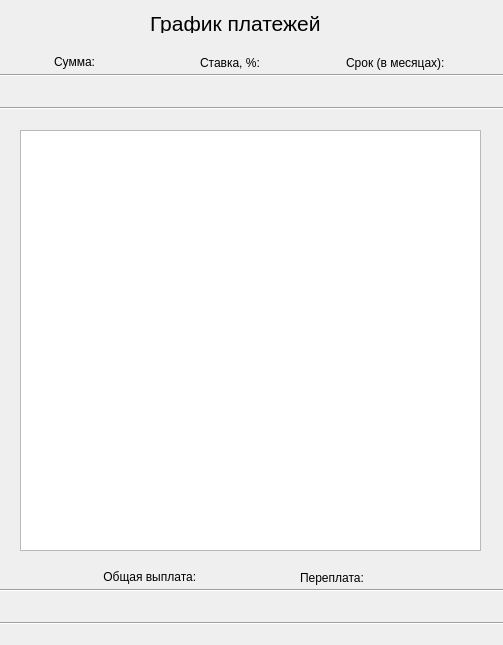
<?xml version="1.0" encoding="UTF-8"?>
<ui version="4.0">
 <class>PaymentSchedule</class>
 <widget class="QWidget" name="PaymentSchedule">
  <property name="geometry">
   <rect>
    <x>0</x>
    <y>0</y>
    <width>503</width>
    <height>645</height>
   </rect>
  </property>
  <property name="windowTitle">
   <string>Form</string>
  </property>
  <widget class="QLabel" name="label">
   <property name="geometry">
    <rect>
     <x>150</x>
     <y>13</y>
     <width>181</width>
     <height>20</height>
    </rect>
   </property>
   <property name="font">
    <font>
     <pointsize>16</pointsize>
    </font>
   </property>
   <property name="text">
    <string>График платежей</string>
   </property>
  </widget>
  <widget class="QTextBrowser" name="payment_schedule_display">
   <property name="geometry">
    <rect>
     <x>20</x>
     <y>130</y>
     <width>461</width>
     <height>421</height>
    </rect>
   </property>
  </widget>
  <widget class="QLabel" name="label_2">
   <property name="geometry">
    <rect>
     <x>54</x>
     <y>53</y>
     <width>67</width>
     <height>17</height>
    </rect>
   </property>
   <property name="text">
    <string>Сумма:</string>
   </property>
  </widget>
  <widget class="QLabel" name="label_3">
   <property name="geometry">
    <rect>
     <x>200</x>
     <y>53</y>
     <width>81</width>
     <height>20</height>
    </rect>
   </property>
   <property name="text">
    <string>Ставка, %:</string>
   </property>
  </widget>
  <widget class="QLabel" name="label_4">
   <property name="geometry">
    <rect>
     <x>346</x>
     <y>53</y>
     <width>121</width>
     <height>20</height>
    </rect>
   </property>
   <property name="text">
    <string>Срок (в месяцах):</string>
   </property>
  </widget>
  <widget class="Line" name="line">
   <property name="geometry">
    <rect>
     <x>-20</x>
     <y>65</y>
     <width>551</width>
     <height>20</height>
    </rect>
   </property>
   <property name="orientation">
    <enum>Qt::Horizontal</enum>
   </property>
  </widget>
  <widget class="QLabel" name="schedule_sum_display">
   <property name="geometry">
    <rect>
     <x>54</x>
     <y>83</y>
     <width>131</width>
     <height>17</height>
    </rect>
   </property>
   <property name="text">
    <string/>
   </property>
  </widget>
  <widget class="QLabel" name="schedule_rate_display">
   <property name="geometry">
    <rect>
     <x>200</x>
     <y>83</y>
     <width>101</width>
     <height>17</height>
    </rect>
   </property>
   <property name="text">
    <string/>
   </property>
  </widget>
  <widget class="QLabel" name="schedule_term_display">
   <property name="geometry">
    <rect>
     <x>346</x>
     <y>83</y>
     <width>121</width>
     <height>17</height>
    </rect>
   </property>
   <property name="text">
    <string/>
   </property>
  </widget>
  <widget class="Line" name="line_2">
   <property name="geometry">
    <rect>
     <x>-20</x>
     <y>100</y>
     <width>551</width>
     <height>16</height>
    </rect>
   </property>
   <property name="orientation">
    <enum>Qt::Horizontal</enum>
   </property>
  </widget>
  <widget class="Line" name="line_3">
   <property name="geometry">
    <rect>
     <x>-30</x>
     <y>580</y>
     <width>551</width>
     <height>20</height>
    </rect>
   </property>
   <property name="orientation">
    <enum>Qt::Horizontal</enum>
   </property>
  </widget>
  <widget class="QLabel" name="schedule_total_payment_display">
   <property name="geometry">
    <rect>
     <x>100</x>
     <y>598</y>
     <width>141</width>
     <height>20</height>
    </rect>
   </property>
   <property name="text">
    <string/>
   </property>
  </widget>
  <widget class="QLabel" name="schedule_overpayment_display">
   <property name="geometry">
    <rect>
     <x>300</x>
     <y>598</y>
     <width>161</width>
     <height>17</height>
    </rect>
   </property>
   <property name="text">
    <string/>
   </property>
  </widget>
  <widget class="QLabel" name="schedule_total_payment">
   <property name="geometry">
    <rect>
     <x>100</x>
     <y>568</y>
     <width>121</width>
     <height>17</height>
    </rect>
   </property>
   <property name="text">
    <string> Общая выплата:</string>
   </property>
  </widget>
  <widget class="Line" name="line_4">
   <property name="geometry">
    <rect>
     <x>-30</x>
     <y>615</y>
     <width>551</width>
     <height>16</height>
    </rect>
   </property>
   <property name="orientation">
    <enum>Qt::Horizontal</enum>
   </property>
  </widget>
  <widget class="QLabel" name="schedule_overpayment">
   <property name="geometry">
    <rect>
     <x>300</x>
     <y>568</y>
     <width>81</width>
     <height>20</height>
    </rect>
   </property>
   <property name="text">
    <string>Переплата:</string>
   </property>
  </widget>
 </widget>
 <resources/>
 <connections/>
</ui>
